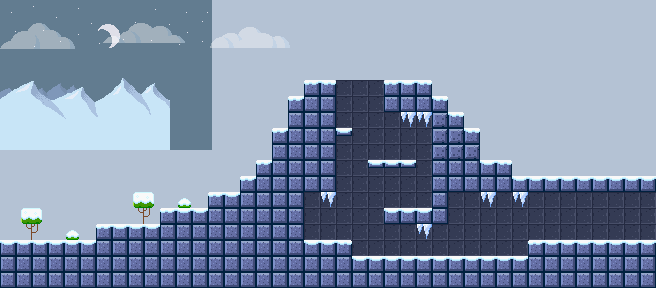

A level layout from a 2D game, rendered from its tile map. Below: a short description, then the map file with tile-grid data replaced by summaries:
An orthogonal 41x18 tile map with 16x16 px tiles, 3 tile layers (background, tiles, foreground), 1 hidden layer not drawn, 2 tilesets, 5 image layers and 14 objects (3x spikesEntity, 3x gemEntity, 2x ghoulEntity, 2x specterEntity, mainPlayer, ...).

<map version="1.0" orientation="orthogonal" width="41" height="18" tilewidth="16" tileheight="16" backgroundcolor="#b4c2d4">
 <tileset firstgid="1" name="metatiles" tilewidth="16" tileheight="16">
  <image source="../../img/metatiles.png" width="64" height="64" />
  <tile id="0">
   <properties>
    <property name="type" value="solid" />
   </properties>
  </tile>
  <tile id="1">
   <properties>
    <property name="type" value="platform" />
   </properties>
  </tile>
 </tileset>
 <tileset firstgid="17" name="zone3tiles" tilewidth="16" tileheight="16">
  <image source="../../img/zone3/zone3tiles.png" width="80" height="80" />
 </tileset>
 <imagelayer name="Parallax_layer1" width="41" height="18">
  <image source="../../img/zone3/zone3bg3.png" />
  <properties>
   <property name="ratio" value="0.1" />
   <property name="repeat" value="repeat-x" />
  </properties>
 </imagelayer>
 <imagelayer name="Parallax_layer2" width="41" height="18">
  <image source="../../img/zone3/zone3mountains2.png" />
  <properties>
   <property name="ratio" value="0.14" />
   <property name="repeat" value="repeat-x" />
  </properties>
 </imagelayer>
 <imagelayer name="Parallax_layer3" width="41" height="18">
  <image source="../../img/zone3/zone3mountains.png" />
  <properties>
   <property name="ratio" value="0.13" />
   <property name="repeat" value="repeat-x" />
  </properties>
 </imagelayer>
 <imagelayer name="Parallax_layer4" width="41" height="18">
  <image source="../../img/zone3/zone3moon.png" />
  <properties>
   <property name="ratio" value="0.10" />
   <property name="repeat" value="no-repeat" />
  </properties>
 </imagelayer>
 <imagelayer name="Parallax_layer5" width="41" height="18">
  <image source="../../img/zone3/clouds3.png" />
  <properties>
   <property name="ratio" value="0.16" />
   <property name="repeat" value="repeat-x" />
  </properties>
 </imagelayer>
 <layer name="background" width="41" height="18">
  <data>[738 cells, 127 non-empty, 6 distinct tile ids]</data>
 </layer>
 <layer name="tiles" width="41" height="18">
  <data>[738 cells, 216 non-empty, 6 distinct tile ids]</data>
 </layer>
 <objectgroup name="objects" width="41" height="18">
  <object name="mainPlayer" x="32" y="224" width="16" height="16">
   <properties>
    <property name="image" value="sam" />
    <property name="spritewidth" value="16" />
   </properties>
  </object>
  <object name="cameraEntity" x="32" y="96" width="16" height="16">
   <properties>
    <property name="movement" value="player" />
   </properties>
  </object>
  <object name="levelEntity" x="608" y="224" width="16" height="16">
   <properties>
    <property name="to" value="zone3_area06b" />
   </properties>
  </object>
  <object name="spikesEntity" x="384" y="64" width="16" height="16">
   <properties>
    <property name="image" value="spikes" />
   </properties>
  </object>
  <object name="spikesEntity" x="400" y="64" width="16" height="16">
   <properties>
    <property name="image" value="spikes" />
   </properties>
  </object>
  <object name="spikesEntity" x="416" y="64" width="16" height="16">
   <properties>
    <property name="image" value="spikes" />
   </properties>
  </object>
  <object name="ghoulEntity" x="368" y="144" width="16" height="16">
   <properties>
    <property name="distance" value="3" />
   </properties>
  </object>
  <object name="specterEntity" x="512" y="240" width="16" height="16">
   <properties>
    <property name="flip" value="true" />
    <property name="image" value="specter" />
    <property name="spritewidth" value="16" />
   </properties>
  </object>
  <object name="ghoulEntity" x="304" y="224" width="16" height="16">
   <properties>
    <property name="distance" value="3" />
   </properties>
  </object>
  <object name="specterEntity" x="192" y="192" width="16" height="16">
   <properties>
    <property name="flip" value="true" />
    <property name="image" value="specter" />
    <property name="spritewidth" value="16" />
   </properties>
  </object>
  <object name="spikeBallEntity" x="336" y="80" width="16" height="16">
   <properties>
    <property name="direction" value="x" />
    <property name="distance" value="2" />
   </properties>
  </object>
 </objectgroup>
 <objectgroup color="#005ca4" name="gems" width="41" height="18">
  <object name="gemEntity" x="528" y="160" width="16" height="16">
   <properties>
    <property name="image" value="gem" />
    <property name="spritewidth" value="16" />
   </properties>
  </object>
  <object name="gemEntity" x="336" y="112" width="16" height="16">
   <properties>
    <property name="image" value="gem" />
    <property name="spritewidth" value="16" />
   </properties>
  </object>
  <object name="gemEntity" x="416" y="240" width="16" height="16">
   <properties>
    <property name="image" value="gem" />
    <property name="spritewidth" value="16" />
   </properties>
  </object>
 </objectgroup>
 <layer name="foreground" width="41" height="18">
  <data>[738 cells, 6 non-empty, 1 distinct tile ids]</data>
 </layer>
 <layer name="collision" width="41" height="18" visible="0">
  <data>[738 cells, 103 non-empty, 2 distinct tile ids]</data>
 </layer>
</map>
